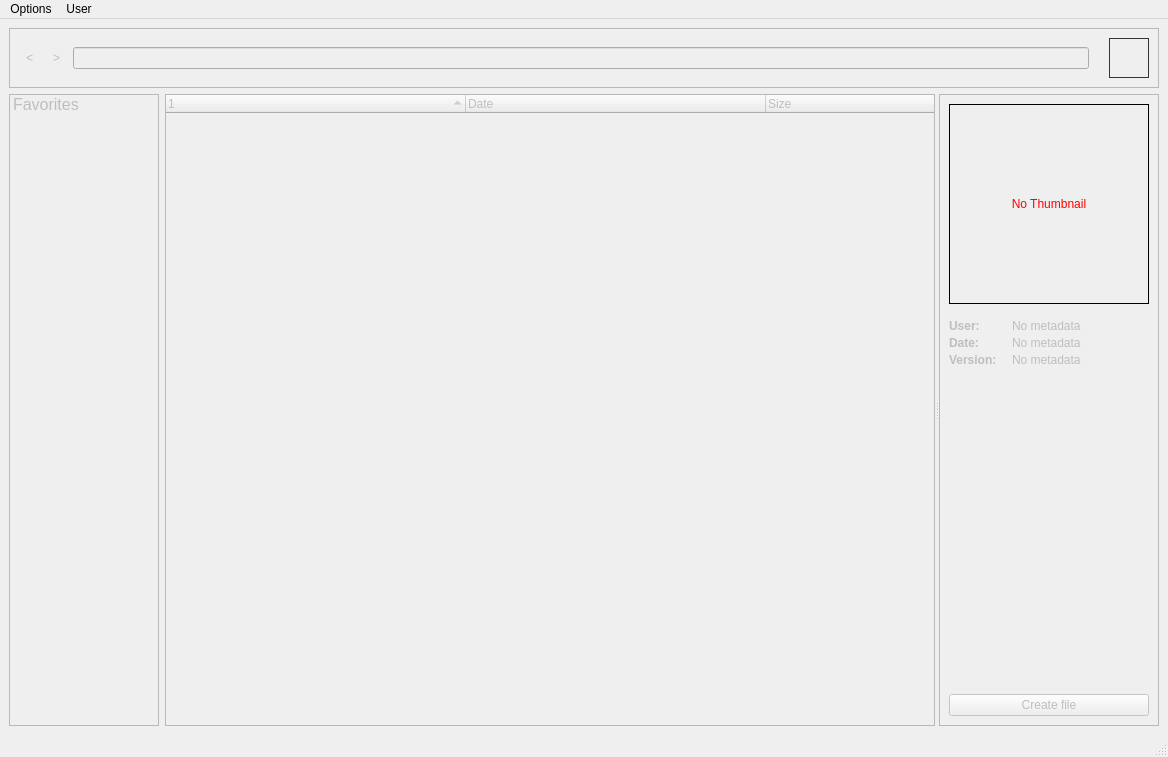
<?xml version="1.0" encoding="UTF-8"?>
<ui version="4.0">
 <class>MainWindow</class>
 <widget class="QMainWindow" name="MainWindow">
  <property name="geometry">
   <rect>
    <x>0</x>
    <y>0</y>
    <width>1168</width>
    <height>757</height>
   </rect>
  </property>
  <property name="windowTitle">
   <string>File Manager</string>
  </property>
  <widget class="QWidget" name="centralwidget">
   <property name="enabled">
    <bool>false</bool>
   </property>
   <layout class="QVBoxLayout" name="verticalLayout">
    <item>
     <widget class="QFrame" name="frame">
      <property name="sizePolicy">
       <sizepolicy hsizetype="Preferred" vsizetype="Fixed">
        <horstretch>0</horstretch>
        <verstretch>0</verstretch>
       </sizepolicy>
      </property>
      <property name="styleSheet">
       <string notr="true"/>
      </property>
      <property name="frameShape">
       <enum>QFrame::StyledPanel</enum>
      </property>
      <property name="frameShadow">
       <enum>QFrame::Raised</enum>
      </property>
      <layout class="QHBoxLayout" name="horizontalLayout_2">
       <item>
        <widget class="QToolButton" name="beforeBT">
         <property name="cursor">
          <cursorShape>PointingHandCursor</cursorShape>
         </property>
         <property name="text">
          <string>&lt;</string>
         </property>
         <property name="autoRaise">
          <bool>true</bool>
         </property>
        </widget>
       </item>
       <item>
        <widget class="QToolButton" name="afterBT">
         <property name="enabled">
          <bool>false</bool>
         </property>
         <property name="text">
          <string>&gt;</string>
         </property>
         <property name="autoRaise">
          <bool>true</bool>
         </property>
        </widget>
       </item>
       <item>
        <widget class="QLineEdit" name="pathLE"/>
       </item>
       <item>
        <widget class="QLabel" name="userNameLB">
         <property name="font">
          <font>
           <pointsize>10</pointsize>
           <weight>75</weight>
           <bold>true</bold>
          </font>
         </property>
         <property name="text">
          <string/>
         </property>
        </widget>
       </item>
       <item>
        <widget class="QLabel" name="userImageLB">
         <property name="minimumSize">
          <size>
           <width>40</width>
           <height>40</height>
          </size>
         </property>
         <property name="maximumSize">
          <size>
           <width>40</width>
           <height>40</height>
          </size>
         </property>
         <property name="styleSheet">
          <string notr="true">border: 1px solid;
border-color: rgb(53, 53, 53);</string>
         </property>
         <property name="text">
          <string/>
         </property>
         <property name="scaledContents">
          <bool>true</bool>
         </property>
        </widget>
       </item>
      </layout>
     </widget>
    </item>
    <item>
     <layout class="QHBoxLayout" name="horizontalLayout_3">
      <property name="sizeConstraint">
       <enum>QLayout::SetFixedSize</enum>
      </property>
      <item>
       <widget class="QSplitter" name="splitter">
        <property name="orientation">
         <enum>Qt::Horizontal</enum>
        </property>
        <widget class="QWidget" name="widget" native="true">
         <layout class="QHBoxLayout" name="horizontalLayout_7">
          <property name="margin">
           <number>0</number>
          </property>
          <item>
           <widget class="QListWidget" name="listWidget">
            <property name="sizePolicy">
             <sizepolicy hsizetype="Fixed" vsizetype="Expanding">
              <horstretch>0</horstretch>
              <verstretch>0</verstretch>
             </sizepolicy>
            </property>
            <property name="maximumSize">
             <size>
              <width>150</width>
              <height>16777215</height>
             </size>
            </property>
            <item>
             <property name="text">
              <string>Favorites</string>
             </property>
             <property name="font">
              <font>
               <pointsize>12</pointsize>
              </font>
             </property>
             <property name="icon">
              <iconset>
               <normaloff>../../../icons/marker.png</normaloff>../../../icons/marker.png</iconset>
             </property>
             <property name="flags">
              <set>ItemIsSelectable|ItemIsUserCheckable|ItemIsEnabled</set>
             </property>
            </item>
           </widget>
          </item>
          <item>
           <widget class="CustomTreeWidget" name="mainContainer">
            <property name="styleSheet">
             <string notr="true">QTreeView::item{
	padding-right:10;
}
</string>
            </property>
            <property name="dragDropMode">
             <enum>QAbstractItemView::DropOnly</enum>
            </property>
            <property name="sortingEnabled">
             <bool>true</bool>
            </property>
            <attribute name="headerDefaultSectionSize">
             <number>300</number>
            </attribute>
            <attribute name="headerMinimumSectionSize">
             <number>100</number>
            </attribute>
            <column>
             <property name="text">
              <string/>
             </property>
            </column>
            <column>
             <property name="text">
              <string>Date</string>
             </property>
            </column>
            <column>
             <property name="text">
              <string>Size</string>
             </property>
            </column>
           </widget>
          </item>
         </layout>
        </widget>
        <widget class="QFrame" name="frame_4">
         <property name="sizePolicy">
          <sizepolicy hsizetype="Fixed" vsizetype="Expanding">
           <horstretch>0</horstretch>
           <verstretch>0</verstretch>
          </sizepolicy>
         </property>
         <property name="maximumSize">
          <size>
           <width>220</width>
           <height>16777215</height>
          </size>
         </property>
         <property name="styleSheet">
          <string notr="true"/>
         </property>
         <property name="frameShape">
          <enum>QFrame::StyledPanel</enum>
         </property>
         <property name="frameShadow">
          <enum>QFrame::Raised</enum>
         </property>
         <layout class="QVBoxLayout" name="verticalLayout_3">
          <property name="spacing">
           <number>15</number>
          </property>
          <item alignment="Qt::AlignHCenter">
           <widget class="QLabel" name="thumbnailLB">
            <property name="sizePolicy">
             <sizepolicy hsizetype="Fixed" vsizetype="Fixed">
              <horstretch>0</horstretch>
              <verstretch>0</verstretch>
             </sizepolicy>
            </property>
            <property name="minimumSize">
             <size>
              <width>200</width>
              <height>200</height>
             </size>
            </property>
            <property name="maximumSize">
             <size>
              <width>200</width>
              <height>200</height>
             </size>
            </property>
            <property name="styleSheet">
             <string notr="true">border: 1px solid black;
color: red</string>
            </property>
            <property name="text">
             <string>No Thumbnail</string>
            </property>
            <property name="scaledContents">
             <bool>true</bool>
            </property>
            <property name="alignment">
             <set>Qt::AlignCenter</set>
            </property>
           </widget>
          </item>
          <item>
           <layout class="QGridLayout" name="gridLayout_2">
            <property name="sizeConstraint">
             <enum>QLayout::SetFixedSize</enum>
            </property>
            <property name="verticalSpacing">
             <number>3</number>
            </property>
            <item row="0" column="0">
             <widget class="QLabel" name="label_5">
              <property name="sizePolicy">
               <sizepolicy hsizetype="Preferred" vsizetype="Fixed">
                <horstretch>0</horstretch>
                <verstretch>0</verstretch>
               </sizepolicy>
              </property>
              <property name="font">
               <font>
                <weight>75</weight>
                <bold>true</bold>
               </font>
              </property>
              <property name="text">
               <string>User:</string>
              </property>
             </widget>
            </item>
            <item row="0" column="2">
             <widget class="QLabel" name="userLB">
              <property name="sizePolicy">
               <sizepolicy hsizetype="Expanding" vsizetype="Fixed">
                <horstretch>0</horstretch>
                <verstretch>0</verstretch>
               </sizepolicy>
              </property>
              <property name="text">
               <string>No metadata</string>
              </property>
             </widget>
            </item>
            <item row="1" column="0" alignment="Qt::AlignTop">
             <widget class="QLabel" name="label_7">
              <property name="sizePolicy">
               <sizepolicy hsizetype="Preferred" vsizetype="Fixed">
                <horstretch>0</horstretch>
                <verstretch>0</verstretch>
               </sizepolicy>
              </property>
              <property name="font">
               <font>
                <weight>75</weight>
                <bold>true</bold>
               </font>
              </property>
              <property name="text">
               <string>Date:</string>
              </property>
              <property name="alignment">
               <set>Qt::AlignLeading|Qt::AlignLeft|Qt::AlignVCenter</set>
              </property>
             </widget>
            </item>
            <item row="1" column="2" alignment="Qt::AlignTop">
             <widget class="QLabel" name="dateLB">
              <property name="sizePolicy">
               <sizepolicy hsizetype="Expanding" vsizetype="Fixed">
                <horstretch>0</horstretch>
                <verstretch>0</verstretch>
               </sizepolicy>
              </property>
              <property name="text">
               <string>No metadata</string>
              </property>
             </widget>
            </item>
            <item row="2" column="0">
             <widget class="QLabel" name="label_8">
              <property name="sizePolicy">
               <sizepolicy hsizetype="Preferred" vsizetype="Fixed">
                <horstretch>0</horstretch>
                <verstretch>0</verstretch>
               </sizepolicy>
              </property>
              <property name="font">
               <font>
                <weight>75</weight>
                <bold>true</bold>
               </font>
              </property>
              <property name="text">
               <string>Version:</string>
              </property>
              <property name="alignment">
               <set>Qt::AlignLeading|Qt::AlignLeft|Qt::AlignTop</set>
              </property>
             </widget>
            </item>
            <item row="2" column="2">
             <widget class="QLabel" name="versionLB">
              <property name="text">
               <string>No metadata</string>
              </property>
              <property name="alignment">
               <set>Qt::AlignLeading|Qt::AlignLeft|Qt::AlignTop</set>
              </property>
             </widget>
            </item>
           </layout>
          </item>
          <item>
           <spacer name="verticalSpacer_2">
            <property name="orientation">
             <enum>Qt::Vertical</enum>
            </property>
            <property name="sizeHint" stdset="0">
             <size>
              <width>20</width>
              <height>40</height>
             </size>
            </property>
           </spacer>
          </item>
          <item>
           <widget class="QPushButton" name="createFileBT">
            <property name="text">
             <string>Create file</string>
            </property>
           </widget>
          </item>
         </layout>
        </widget>
       </widget>
      </item>
     </layout>
    </item>
   </layout>
  </widget>
  <widget class="QMenuBar" name="menubar">
   <property name="geometry">
    <rect>
     <x>0</x>
     <y>0</y>
     <width>1168</width>
     <height>21</height>
    </rect>
   </property>
   <widget class="QMenu" name="menuFiles">
    <property name="title">
     <string>Options</string>
    </property>
    <addaction name="actionGo_to"/>
   </widget>
   <widget class="QMenu" name="menuUser">
    <property name="title">
     <string>User</string>
    </property>
    <addaction name="actionSignIn"/>
   </widget>
   <addaction name="menuFiles"/>
   <addaction name="menuUser"/>
  </widget>
  <widget class="QStatusBar" name="statusbar"/>
  <action name="actionGo_to">
   <property name="text">
    <string>Go to</string>
   </property>
   <property name="shortcut">
    <string>Ctrl+L</string>
   </property>
  </action>
  <action name="actionSignIn">
   <property name="text">
    <string>Sign in</string>
   </property>
   <property name="shortcut">
    <string>Ctrl+I</string>
   </property>
  </action>
 </widget>
 <customwidgets>
  <customwidget>
   <class>CustomTreeWidget</class>
   <extends>QTreeWidget</extends>
   <header>Framework.plugins.file_manager.gui.mainListWidget</header>
  </customwidget>
 </customwidgets>
 <resources/>
 <connections/>
</ui>
